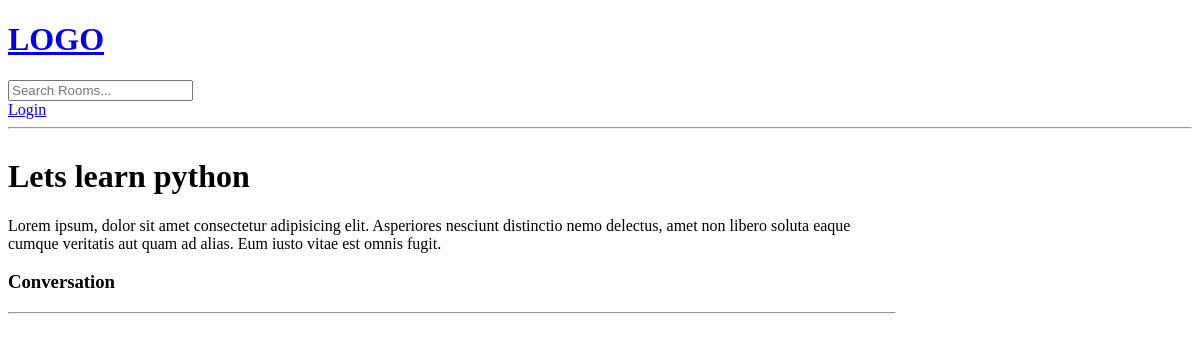
The app's page /room/1/, older data.
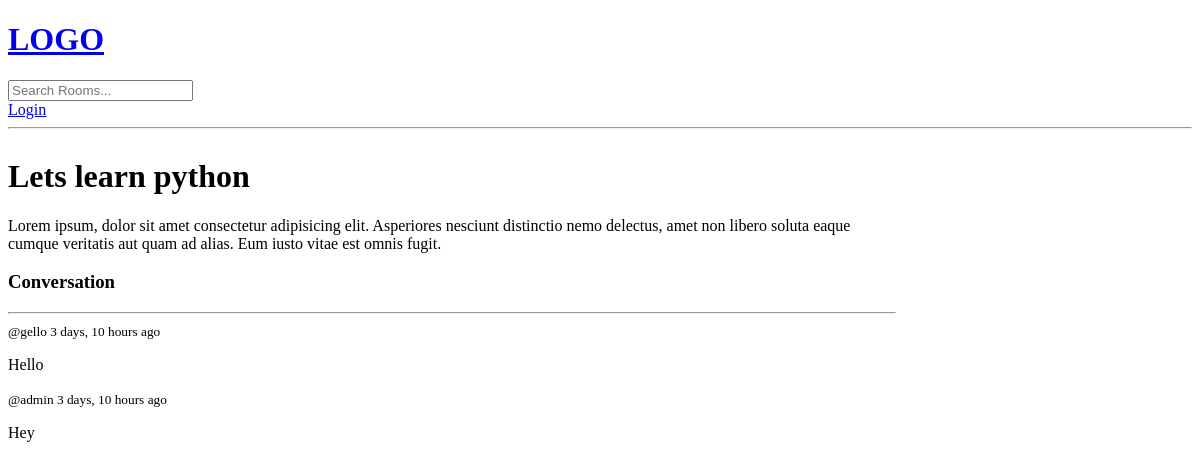
The same page, newer data.
### base/models.py (models this page shows, shortened)
class Message(models.Model):
    user = models.ForeignKey(User, on_delete=models.CASCADE)
    room = models.ForeignKey(Room, on_delete=models.CASCADE)
    body = models.TextField()
    updated = models.DateTimeField(auto_now=True)
    created = models.DateTimeField(auto_now_add=True)

### base/views.py (the view)
# urls.py: path('room/<str:pk>/',views.room, name="room"),
def room(request, pk):
    room= Room.objects.get(id=pk)
    room_messages = room.message_set.all().order_by('-created')
    participants = room.participants.all()
    if request.method == 'POST':
        message = request.POST.get('body')
        Message.objects.create(room=room, user=request.user, body=message)
        room.participants.add(request.user)
        return redirect('room', pk=pk)
    context = {'room': room, 'room_messages': room_messages, 'participants': participants}
    return render(request, 'base/room.html', context)

### base/templates/base/room.html (shortened to what this page needs)
{% extends 'main.html' %}
{% block content %}
<div class="room-container">
    <div>
        <h1>{{room.name}}</h1>
        <p>{{room.description}}</p>
        <div class="comment-wrapper">
            <h3>Conversation</h3>
            <hr>
            {% for message in room_messages %}
            <div>
                <small>@{{message.user}}  {{message.created|timesince}} ago</small>
                <p>{{message.body}}</p>
            </div>
            {% endfor %}
        </div>
{% endblock %}

Row changes from the older to the newer data that the page shows:
added Message: user "gello", created "3 days, 10 hours", body "Hello"
added Message: user "admin", created "3 days, 10 hours", body "Hey"
